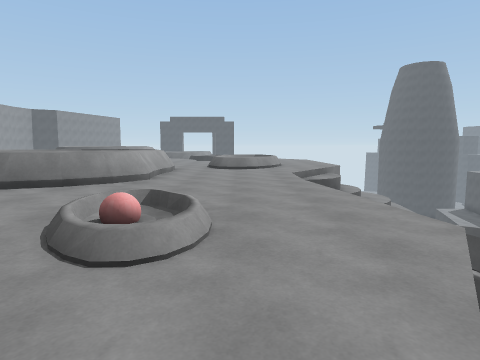
view 1 (above)

16 first-person views from a walk through a 3-D level made in the Unity game engine. The camera is 1.4 m above the floor, tilts 6° down and sees 75° across. The floor is counted in squares, 2 m on a side. Each view is taken from the middle of a square. On the plan, view 1 faces up. The plan holds only what a view shows up to about 10 squares ahead; the rest is blank. The place goes on beyond the plan. The player is left out. Door leaves are left out, so doorways stand open.

view 2
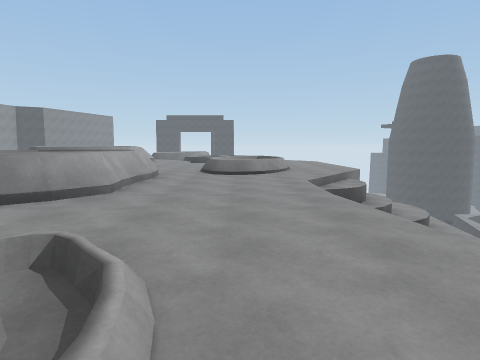

view 3
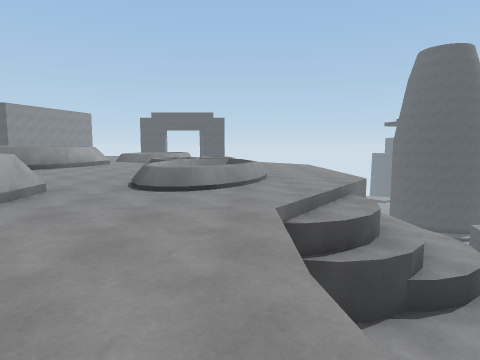

view 4
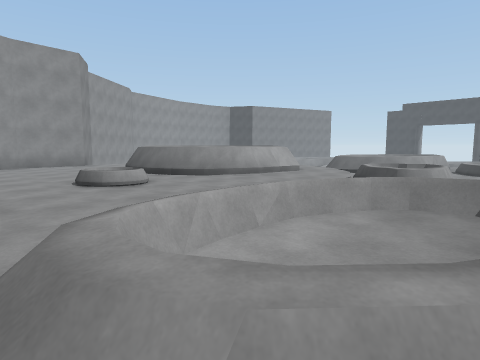

view 5
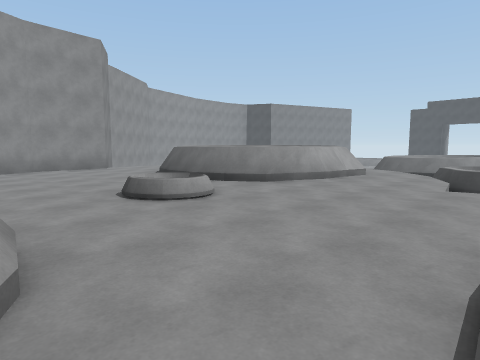

view 6
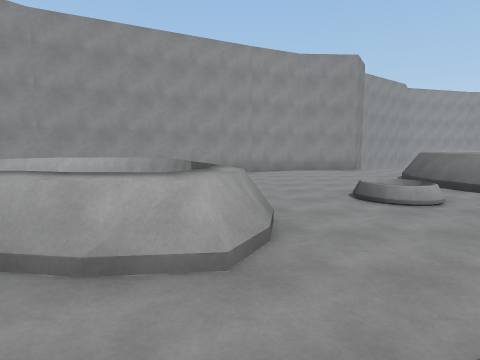

view 7
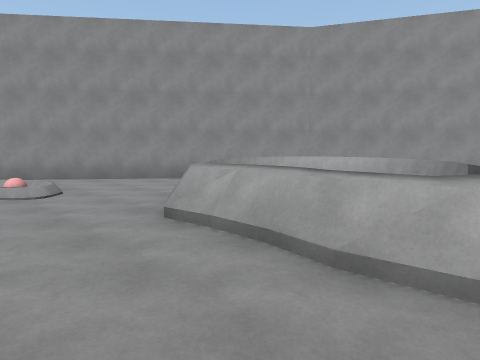

view 8
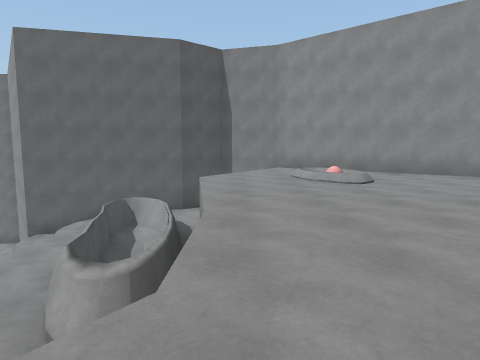

view 9
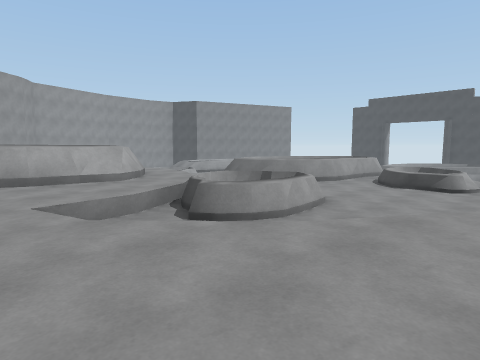

view 10
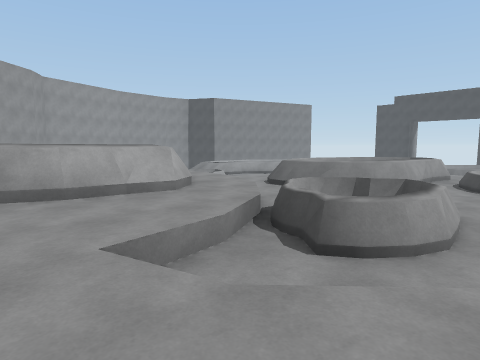

view 11
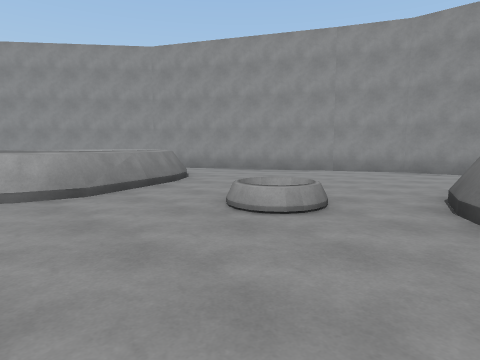

view 12
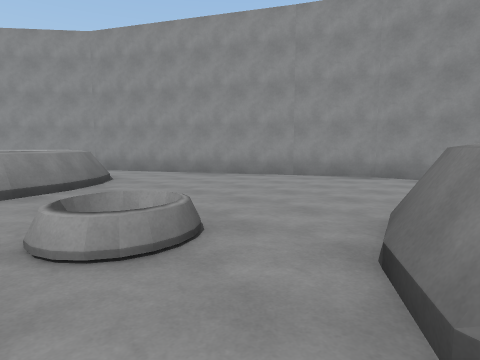

view 13
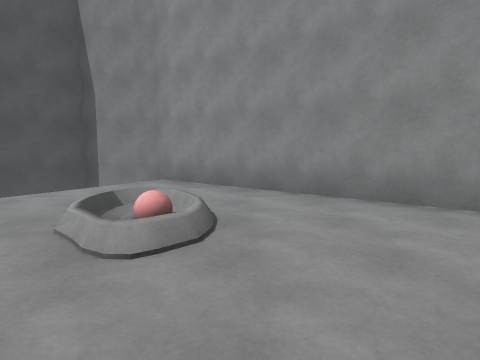

view 14
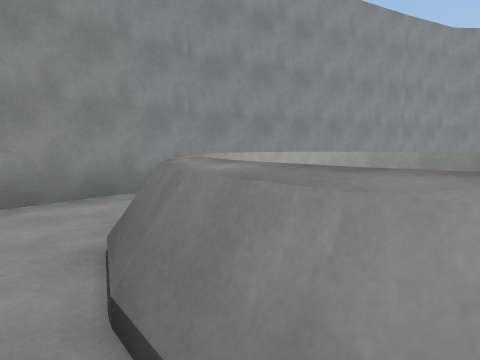

view 15
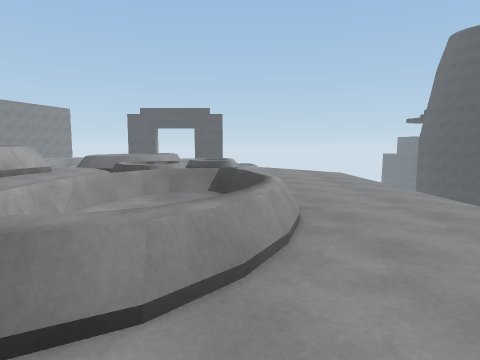

view 16
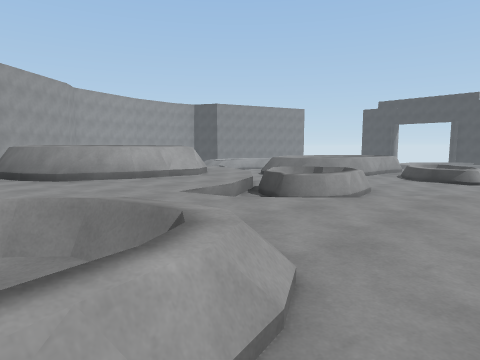

### Floor plan
Key: @ floor where view 1 was taken; # wall or solid block; . main floor; : floor 0.25 m higher than the main floor; - floor 0.5 m lower than the main floor; / step, stairs or slope; = window, fence, low wall or low ledge; ^ raised ledge; v drop or lower ground.
Columns run from 12 left of view 1 to 6 right of it. Each row starts with its distance up from view 1.
 22      vv^^vvvvv
 21        v  vvvv
 20        vvvvvvv
 19        ..v-vvv.
 18    =   =..vvv...
 17    =   =..vv....v
 16    =   #..v.....v
 15   .==v=#........v
 14 #....=....../=..vvv
 13 #......^...=v=..v v
 12 #......^...vv=..v
 11 ##.........=v=./vvv
 10  #...../^=../..-vvv
  9  ##...=^ #^.../vvv
  8   #...^  ^=...vvv
  7   ##.=#  ^=...vvv
  6    #. =^^=....vvv
  5    ## .=......vvvv
  4      #........vvvv
  3      ###...:..vvvv
  2        ##..:..vvvvv
  1         ##...vvv  v
  0          ##.@ vv###
 -1           #######

Where each view was taken, in squares from view 1:
view 1: 0 up, 0 right, facing up
view 2: 2 up, 0 right, facing up
view 3: 5 up, 1 right, facing up
view 4: 10 up, 1 right, facing up-left
view 5: 10 up, 1 left, facing up-left
view 6: 10 up, 0 right, facing left
view 7: 10 up, 0 right, facing down-left
view 8: 10 up, 1 right, facing down
view 9: 15 up, 2 right, facing up-left
view 10: 15 up, 0 right, facing up-left
view 11: 15 up, 2 left, facing down-left
view 12: 15 up, 4 left, facing down-left
view 13: 6 up, 2 left, facing down
view 14: 6 up, 2 left, facing left
view 15: 9 up, 1 right, facing up
view 16: 13 up, 2 right, facing up-left
